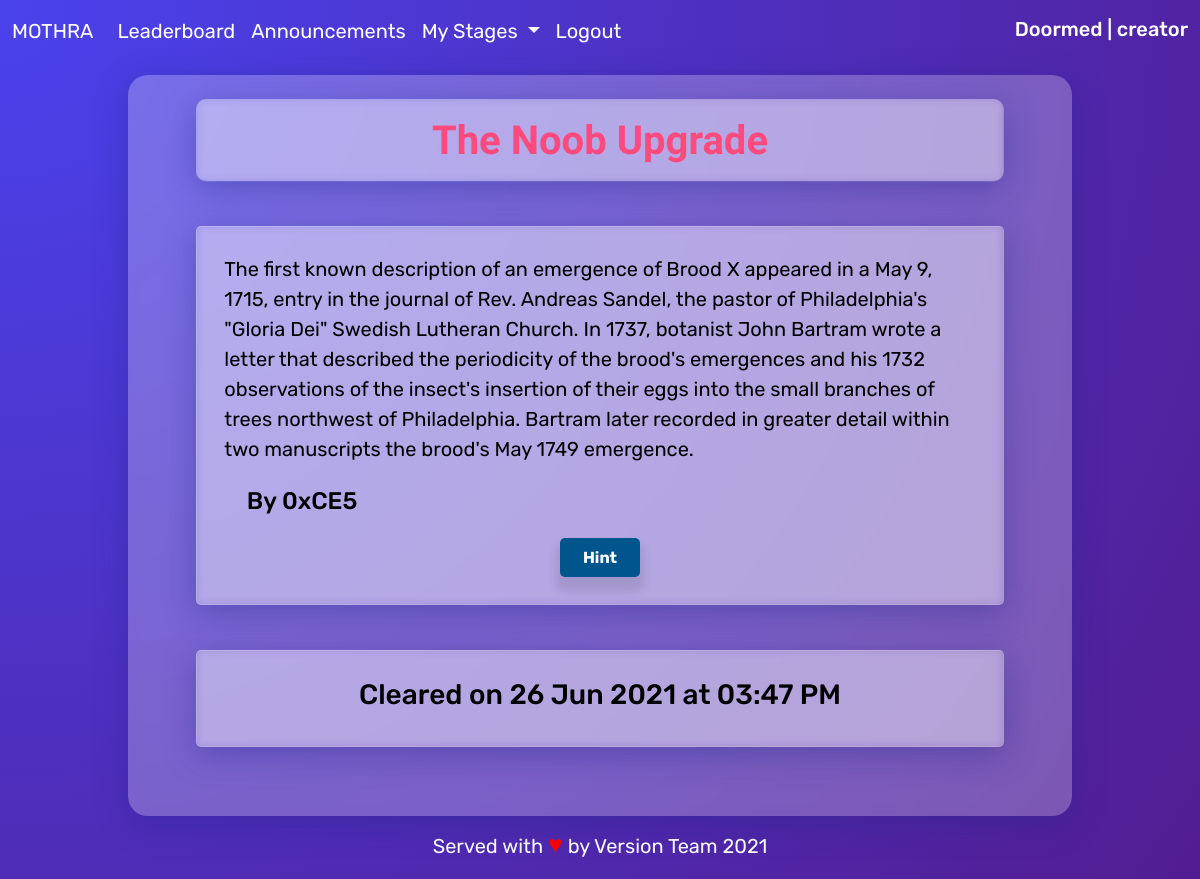
Page /noob (signed in) on the committed database.
### mothra/models.py (models this page shows, shortened)
class User(db.Model, UserMixin):
    id = db.Column(db.Integer, primary_key = True)
    college_id = db.Column(db.String(64), unique=True, index=True)
    teamname = db.Column(db.String(64), unique=True, index=True)
    password_hash = db.Column(db.String(128))
    user_type=db.Column(db.String(128), default='Mothra')
    level = db.Column(db.Integer, default=0)
    upgrade_time = db.Column(db.DateTime)

class Stats(db.Model):
    id = db.Column(db.Integer, primary_key = True)
    uid = db.Column(db.Integer, db.ForeignKey('user.id'), nullable=False)
    level = db.Column(db.Integer, nullable=False)
    uptime = db.Column(db.DateTime, nullable=False)
    user = db.relationship("User", backref="stats", lazy=True)

### mothra/challenges/views.py (the view, shortened to what this page needs)
@challenges.route('/noob', methods=['GET', 'POST'])
@login_required
def noob():
    if datetime.now()<start and current_user.user_type!="Godzilla":
        flash("Event has not yet started.")
        return redirect(url_for("index"))
    if current_user.level>0 and current_user.user_type!="Godzilla":
        stats=Stats.query.filter_by(level=1, uid=current_user.id).first()
        return render_template('challenges/chal_1.html', stats=stats)

### mothra/models.py (called while the page is built)
@login_manager.user_loader
def load_user(user_id):
    return User.query.get(user_id)

### mothra/views.py (called while the page is built)
@app.context_processor
def inject_level():
    def getlev():
        if current_user.is_authenticated:
            lev=classify[current_user.level]
        else:
            lev=''
        return lev
    def clss():
        return classify[1:current_user.level+2]
    def show():
        return classify
    return dict(getlev=getlev, clss=clss, show=show, time=datetime.now(), start=start, end=end)

### mothra/templates/challenges/chal_1.html (shortened to what this page needs)
{% extends "base.html" %}
{% block head %}
<link rel="stylesheet" href="{{ url_for('static', filename='css/stages.css') }}">
{% endblock %}
{% block content %}
<div class="holder">
  <div class="contain">
    <div class="page-heading text-center">
      <h1 class="head-text">The Noob Upgrade</h1>
    </div>
    <div class="user-forms">
      <p>The first known description of an emergence of Brood X appeared in a May 9, 1715, entry in the journal of Rev. Andreas Sandel, the pastor of Philadelphia's "Gloria Dei" Swedish Lutheran Church. In 1737, botanist John Bartram wrote a letter that described the periodicity of the brood's emergences and his 1732 observations of the insect's insertion of their eggs into the small branches of trees northwest of Philadelphia. Bartram later recorded in greater detail within two manuscripts the brood's May 1749 emergence.</p>
      <h4 class="content-bottom-text">By 0xCE5</h4>
      <div class="text-center">
          <button type="button" class="btn btn-outline-success " data-toggle="modal" data-target="#staticBackdrop">Hint</button>
      </div>
    </div>
  <div class="user-forms" style="margin-top:5%;">
  {% if current_user.level==0 or current_user.user_type=="Godzilla" %}
      <form method="POST">
        {{ form.hidden_tag() }}
        <div class="row mb-3">
          {{ form.ans.label(class="col-sm-2 col-form-label") }}
          <div class="col-sm-10">
            {{form.ans(class='form-control col-sm-10')  }}
          </div>
        </div>
        <div class="form-group text-center">
            {{ form.submit(class="btn btn-outline-success") }}
        </div>
      </form>
  {% else %}
      <div class="text-center">
        <h3>Cleared on {{ stats.uptime.strftime("%d %b %Y at %I:%M %p") }}</h3>
      </div>
  {% endif %}
  </div>
</div>
</div>
{% endblock %}

### mothra/templates/base.html (shortened to what this page needs)
<!DOCTYPE html>
<html lang="en" dir="ltr">
  <head>
    {% block head %}{% endblock %}
    <link href="https://cdn.jsdelivr.net/npm/bootstrap@5.0.1/dist/css/bootstrap.min.css" rel="stylesheet">
    <link rel="stylesheet" href="{{ url_for('static', filename='css/style.css') }}">
  </head>
  <body class="">
    <nav class="navbar navbar-expand-lg navbar-dark sticky-top nav-trans">
      <div class="container-fluid">
        <a class="navbar-brand" href="{{ url_for('index') }}">MOTHRA</a>
        <div class="collapse navbar-collapse" id="navbarTogglerDemo02">
          <ul class="navbar-nav me-auto mb-2 mb-lg-0">
            <li class="nav-item">
              <a class="nav-link active" aria-current="page" href="{{ url_for('leaderboard') }}">Leaderboard</a>
            </li>
            <li class="nav-item">
              <a class="nav-link active" aria-current="page" href="{{ url_for('announcements') }}">Announcements</a>
            </li>
            {% if current_user.is_authenticated %}
            <li class="nav-item dropdown">
              <a class="nav-link dropdown-toggle text-white" href="#" id="navbarScrollingDropdown" role="button" data-bs-toggle="dropdown" aria-expanded="false">
                My Stages
              </a>
            </li>
            <li class="nav-item">
              <a class="nav-link active" aria-current="page" href="{{ url_for('logout') }}">Logout</a>
            </li>
            {% else %}
            <li class="nav-item">
              <a class="nav-link active" aria-current="page" href="{{ url_for('login') }}">Login</a>
            </li>
            {% endif %}
          </ul>
          <div class="d-flex text-white">
            <h5>{{ current_user.teamname }} | {{ getlev() }}</h5>
          </div>
        </div>
      </div>
    </nav>
    <div class="content text-white">
    {% block content %}
    {% endblock %}
    </div>
    <footer class="footer text-center">
        <span class="text-white ">Served with <span style="font-size:125%;color:red;">&hearts;</span> by Version Team 2021</p></span>
    </footer>
  </body>
</html>

### mothra/static/css/stages.css (style rules this page uses)
body { background-repeat: no-repeat; background-attachment: fixed; background-size: cover; }
.contain { background: rgba( 255, 255, 255, 0.25 ) !important; box-shadow: 0 8px 32px 0 rgba( 31, 38, 135, 0.37 ) !important; backdrop-filter: blur( 4px ) !important; -webkit-backdrop-filter: blur( 4px ) !important; border-radius: 20px; background-repeat: no-repeat; background-size: 100%; background-size: cover; padding: 2%; margin: 0 10% 0 10%; }
.user-forms { background: rgba( 255, 255, 255, 0.25 ) !important; box-shadow: 0 8px 32px 0 rgba( 31, 38, 135, 0.37 ) !important; backdrop-filter: blur( 4px ) !important; -webkit-backdrop-filter: blur( 4px ) !important; border-radius: 5px !important; border: 1px solid rgba( 255, 255, 255, 0.18 ) !important; color: black !important; }
.page-heading { background: rgba( 255, 255, 255, 0.25 ) !important; box-shadow: 0 8px 32px 0 rgba( 31, 38, 135, 0.37 ) !important; backdrop-filter: blur( 4px ) !important; -webkit-backdrop-filter: blur( 4px ) !important; }
.btn { background: rgb(0, 86, 140) !important; color: white !important; border-radius: 5px !important; border-width: 0px !important; box-shadow: 0px 10px 10px 4px rgba(0, 0, 0, 0.1) !important; padding: 1% 3% 1% 3% !important; }
.content-bottom-text { color: black !important; }

### mothra/static/css/style.css (style rules this page uses)
html, body { height: 100%; -webkit-font-smoothing: antialiased; -moz-osx-font-smoothing: grayscale; }
body { display: flex; flex-direction: column; font-family: "Rubik", sans-serif; font-size:20px; }
.content { flex: 1 0 auto; padding: 10px; }
.footer { flex-shrink: 0; padding: 0px; }
.nav-trans a { color: rgb(255,255,255); border-bottom-style: ridge; border-bottom-color: rgb(255,255,255,0); }
.btn { border-width: thick; font-weight: 700; box-shadow: 5px 10px 20px black; border-color: rgba(0, 255, 170); color : rgba(0, 255, 170); border-radius: 30px; }
.user-forms { background-color: rgba(000, 000, 000, 0.7); -webkit-backdrop-filter: blur( 4.0px ); backdrop-filter: blur( 4.0px ); border-width: 1px; border-radius: 5px; padding: 3%; margin: 5%; box-shadow: 0 48px 48px -32px rgb(23 16 159 / 20%), 0 96px 96px -64px rgb(23 16 159 / 40%); }
.content-bottom-text { margin: 3%; color: rgb(255, 74, 125); }
.page-heading { margin-bottom: 1%; color: rgb(255, 74, 125); background-color: rgba(000, 000, 000, .8); backdrop-filter: blur(1px); border-radius: 10px; box-shadow: 5px 5px 5px 3px rgba(255,255,255,0.1); padding: 2% 1% 1% 1%; font-weight: bold; margin-left: 5%; margin-right: 5%; font-family: "Comfortaa", sans-serif; }
.head-text { font-weight: bold; }

### mothra/templates/challenges/chal_1.html (style rules this page uses)
body { background-image: radial-gradient(circle at left top, rgb(74, 66, 236) 0%, rgb(82, 29, 145) 100%); }

### rows in the picture
User: teamname "Doormed", level "creator"
Stats: uptime "26 Jun 2021 at 03:47 PM"
